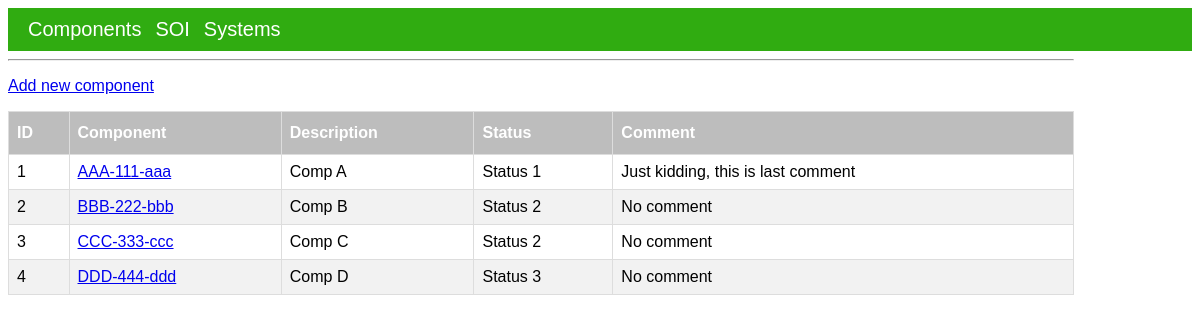
The page /components_list on the database its author committed.
### app/models.py (models this page shows, shortened)
class Component(db.Model):
    component_id = db.Column(db.Integer, primary_key=True)
    component_name = db.Column(db.String(160), unique=True)
    component_description = db.Column(db.String(160))
    component_status = db.Column(db.String(160))
    component_comments = db.relationship(
        "ComponentComment", backref="component", lazy=True
    )
    soi_joint = db.relationship("ComponentSoi", backref="component", lazy=True)

class ComponentComment(db.Model):
    component_comment_id = db.Column(db.Integer, primary_key=True)
    what_component_id = db.Column(db.Integer, db.ForeignKey("component.component_id"))
    component_comment_text = db.Column(db.String(160))
    timestamp = db.Column(db.DateTime, index=True, default=datetime.utcnow)

### app/routes.py (the view)
@app.route("/components_list")
def components_list():
    components = Component.query.order_by(Component.component_id.asc())
    components_id = [x.component_id for x in components]
    comments_list = [
        component_comment_query(x).component_comment_text
        if component_comment_query(x) is not None
        else "No comment"
        for x in components_id
    ]
    return render_template(
        "lists/components_list.html",
        title="Components",
        components=components,
        comments_list=comments_list,
    )

### app/routes.py (called while the page is built)
def component_comment_query(component_id):
    last_comment = (
        ComponentComment.query.filter_by(what_component_id=component_id)
        .order_by(ComponentComment.component_comment_id.desc())
        .first()
    )
    return last_comment

### app/templates/lists/components_list.html
{% extends "base.html" %}
{% block content %}
<a href="/components_list/add_new_component">Add new component</a>
<body>
  <table>
    <thead>
      <tr>
        <th>ID</th>
        <th>Component</th>
        <th>Description</th>
        <th>Status</th>
        <th>Comment</th>
      </tr>
    </thead>
    <tbody>
      {% for component in components %}
      <tr>
        <td>{{ component.component_id }}</td>
        <td><a href="{{ url_for('component_view', component_id=component.component_id) }}">{{ component.component_name }}</a></td>
        <td>{{ component.component_description }}</td>
        <td>{{ component.component_status }}</td>
        <td>{{ comments_list[loop.index -1] }}</td>
      </tr>
      {% endfor %}
    </tbody>
  </table>
</body>
{% endblock %}

### app/static/css/styles.css (style rules this page uses)
a, p, b, li { font-family: Arial, Helvetica, sans-serif; font-size: 16px; }
table { font-family: Helvetica; border-collapse: collapse; width: 100%; }
td, th { border: 1px solid #ddd; padding: 8px; }
tr:nth-child(even) { background-color: #f2f2f2; }
th { padding-top: 12px; padding-bottom: 12px; text-align: left; background-color: #bdbdbd; color: white; }

### rows shown on the page
Component: component_id "1", component_name "AAA-111-aaa", component_description "Comp A", component_status "Status 1"
ComponentComment: component_comment_text "Just kidding, this is last comment"
Component: component_id "2", component_name "BBB-222-bbb", component_description "Comp B", component_status "Status 2", comments_list "No comment"
Component: component_id "3", component_name "CCC-333-ccc", component_description "Comp C", component_status "Status 2", comments_list "No comment"
Component: component_id "4", component_name "DDD-444-ddd", component_description "Comp D", component_status "Status 3", comments_list "No comment"
